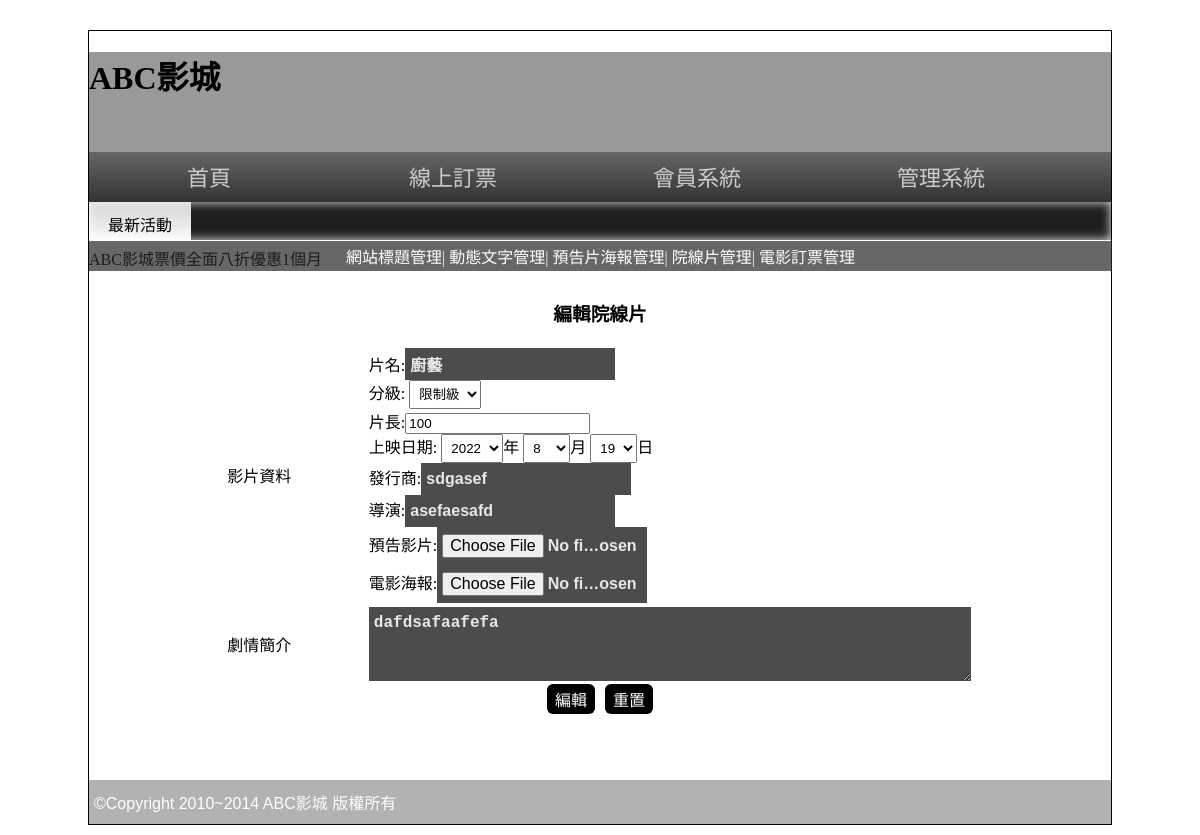
Page /back.php?do=edit_movie&id=5 (signed in) on the committed database.
### tables this page shows
CREATE TABLE `movie` (
  `id` int(11) UNSIGNED NOT NULL,
  `name` varchar(64) NOT NULL,
  `level` varchar(10) NOT NULL,
  `length` int(10) UNSIGNED NOT NULL,
  `ondate` date NOT NULL,
  `publish` text NOT NULL,
  `director` text NOT NULL,
  `trailer` text NOT NULL,
  `poster` text NOT NULL,
  `intro` text NOT NULL,
  `sh` int(10) UNSIGNED NOT NULL,
  `rank` int(10) UNSIGNED NOT NULL
);

### base.php (called while the page is built, shortened)
<?php
class DB{
    protected $dsn='mysql:host=localhost;charset=utf8;dbname=db03';
    protected $table;
    protected $pdo;
    function __construct($table)
    {
        $this->table=$table;
        $this->pdo=new PDO($this->dsn,'root','');
    }
   function find($arg){
    $sql="select * from $this->table where";
        if(is_array($arg)){
            foreach($arg as $key => $val){
                $tmp[]="`$key`='$val'";
            }
            $sql .=  join(" && ",$tmp);
        }else{
            $sql .= " `id`='$arg'";
        }
    return $this->pdo->query($sql)->fetch(PDO::FETCH_ASSOC);
   }
}
$Movie=new DB('movie');
?>

### back/edit_movie.php (the view, shortened to what this page needs)
<?php
$row=$Movie->find($_GET['id']);
$year=(int)explode('-',$row['ondate'])[0];
$month=(int)explode('-',$row['ondate'])[1];
$day=(int)explode('-',$row['ondate'])[2];
?>
<h3 class="ct">編輯院線片</h3>
<form action="./api/edit_movie.php" method="post" enctype="multipart/form-data">
<table style="width:75%;margin:auto">
    <tr>
        <td>影片資料</td>
        <td>
            <div><label>片名:</label><input type="text" name="name" value="<?=$row['name'];?>"></div>
            <div><label>分級:</label>
                <select name="level">
                    <option value="限制級" <?=($row['level']=='限制級')?'selected':'';?>>限制級</option>
                </select>
            </div>
            <div><label>片長:</label><input type="number" name="length" value="<?=$row['length'];?>"></div>
            <div><label>上映日期:</label>
            <select name="year" >
                <option value="2022" <?=($year==2022)?'selected':'';?>>2022</option>
            </select>年
            <select name="month">
                <option value="8"  <?=($month==8)?'selected':'';?>>8</option>
            </select>月
            <select name="day">
                <?="<option value='{$day}'>{$day}</option>";?>
            </select>日
            </div>
            <div><label>發行商:</label><input type="text" name="publish" value="<?=$row['publish'];?>"></div>
            <div><label>導演:</label><input type="text" name="director" value="<?=$row['director'];?>"></div>
            <div><label>預告影片:</label><input type="file" name="trailer"></div>
            <div><label>電影海報:</label><input type="file" name="poster"></div>
        </td>
    </tr>
    <tr>
        <td>劇情簡介</td>
        <td><textarea name="intro" style="width:98%;height:60px"><?=$row['intro'];?></textarea></td>
    </tr>
</table>
<div class="ct">
    <input type="submit" value="編輯">
    <input type="reset" value="重置">
</div>
</form>

### css/css.css (style rules this page uses)
body { background:url(../icon/b.png); font-family:微軟正黑體; }
select,select option { padding:5px; }
input[type='text'],input[type='file'],input[type='password'],textarea,.button { width:200px; font-size:16px; padding:7px 5px 7px 5px; background:#4C4C4C; color:#E7E7E7; border:none; font:Open Sans,'微軟正黑體'; font-weight:600; }
input[type='button'],input[type='submit'],input[type='reset'],button,.button { background:#000; color:#fff; border:none; cursor:pointer; font-size:16px; text-decoration:none; padding: 3px 8px; border-radius: 6px; margin: 0 3px; }
.ct { text-align:center; }

### rows in the picture
movie: name "廚藝", level "限制級", length "100", year "2022", month "8", day "19", publish "sdgasef", director "asefaesafd", intro "dafdsafaafefa"
